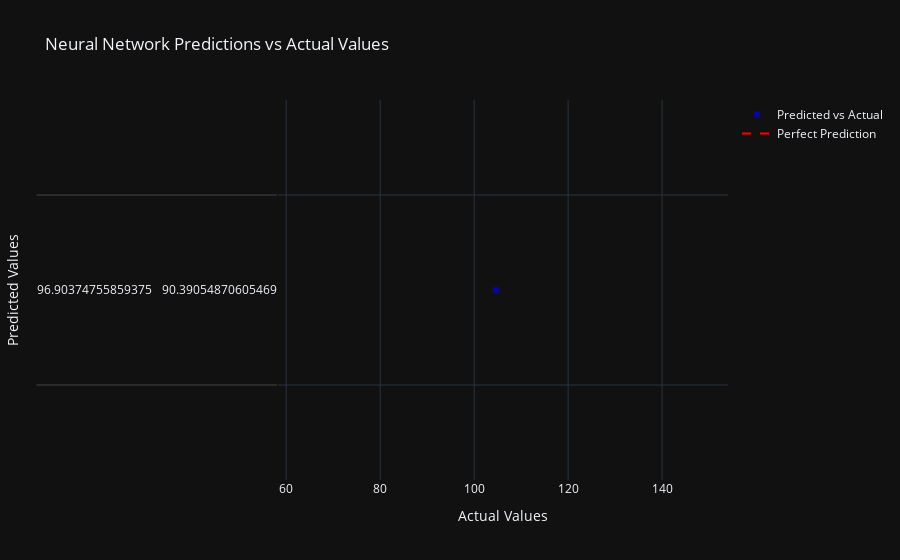
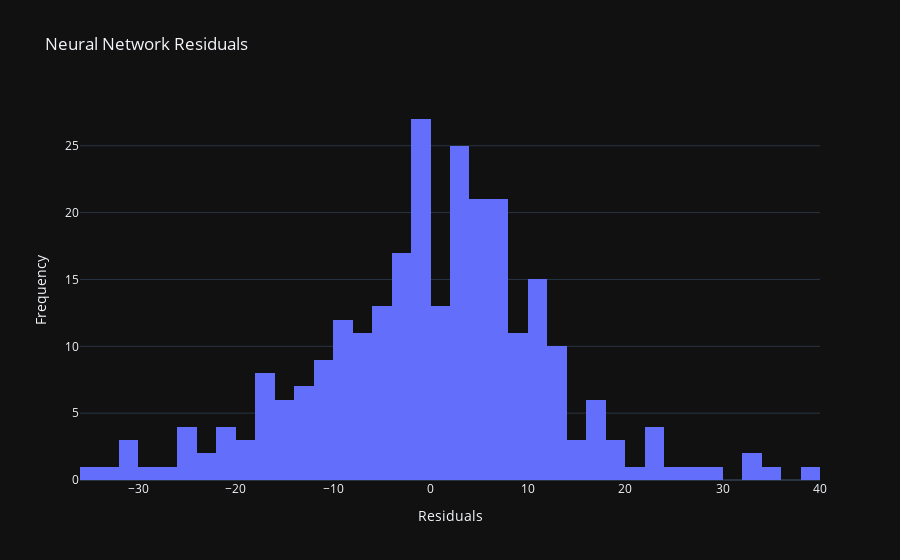

Notebook code for these charts, in order:
### Markdown cell above
### Neural Network Training (Thought could be impresive on the grounds of deep learning has not been seen yet)

### Code cell
# Normalize the data for Neural Network
scaler = StandardScaler()
X_scaled = scaler.fit_transform(X)

# Neural Network Model
nn_model = Sequential()
nn_model.add(Dense(64, input_dim=X_scaled.shape[1], activation='relu'))
nn_model.add(Dense(32, activation='relu'))
nn_model.add(Dense(1, activation='linear'))  # Regression problem, so output is linear

# Compile the model
nn_model.compile(optimizer=Adam(), loss='mean_squared_error')

# Train the model
nn_model.fit(X_scaled, y, epochs=125, batch_size=32, verbose=1)

# Predictions
nn_y_pred = nn_model.predict(X_scaled)

# Model evaluation
nn_rmse = mean_squared_error(y, nn_y_pred, squared=False)
nn_r2 = r2_score(y, nn_y_pred)

print(f"Neural Network RMSE: {nn_rmse}")
print(f"Neural Network R²: {nn_r2}")

# Visualization: Actual vs Predicted values using Plotly
fig = go.Figure()

# Add Scatter for Actual vs Predicted values
fig.add_trace(go.Scatter(x=y, y=nn_y_pred, mode='markers', name='Predicted vs Actual', 
                         marker=dict(color='blue', opacity=0.6, size=7)))

# Add Diagonal Line (perfect prediction line)
fig.add_trace(go.Scatter(x=[y.min(), y.max()], y=[y.min(), y.max()], mode='lines', 
                         name='Perfect Prediction', line=dict(color='red', dash='dash')))

# Update layout
fig.update_layout(title='Neural Network Predictions vs Actual Values',
                  xaxis_title='Actual Values',
                  yaxis_title='Predicted Values',
                  template='plotly_dark')

fig.show()

# Flatten predictions to 1D
nn_y_pred_flat = nn_y_pred.flatten()

# Residuals calculation
residuals_nn = y - nn_y_pred_flat

# Create the histogram of residuals
residuals_fig = go.Figure(data=[go.Histogram(x=residuals_nn, nbinsx=50, name='Residuals')])

# Update layout for residual plot
residuals_fig.update_layout(title='Neural Network Residuals',
                            xaxis_title='Residuals',
                            yaxis_title='Frequency',
                            template='plotly_dark')

residuals_fig.show()

### Figure 1 — Plotly figure (JSON) as saved in the notebook; plotly's stock layout.template omitted (floating-point values rounded to 4 significant figures; data arrays with more than 128 entries replaced by an {"elided": "..."} marker saying what was removed)
{"data": [{"marker": {"color": "blue", "opacity": 0.6, "size": 7}, "mode": "markers", "name": "Predicted vs Actual", "type": "scatter", "x": {"elided": "270 float values"}, "y": {"elided": "270x1 float values"}}, {"line": {"color": "red", "dash": "dash"}, "mode": "lines", "name": "Perfect Prediction", "type": "scatter", "x": [58.25, 154.0], "y": [58.25, 154.0]}], "layout": {"title": {"text": "Neural Network Predictions vs Actual Values"}, "xaxis": {"title": {"text": "Actual Values"}}, "yaxis": {"title": {"text": "Predicted Values"}}}}

### Figure 2 — Plotly figure (JSON) as saved in the notebook; plotly's stock layout.template omitted (floating-point values rounded to 4 significant figures; data arrays with more than 128 entries replaced by an {"elided": "..."} marker saying what was removed)
{"data": [{"name": "Residuals", "nbinsx": 50, "type": "histogram", "x": {"elided": "270 float values"}}], "layout": {"title": {"text": "Neural Network Residuals"}, "xaxis": {"title": {"text": "Residuals"}}, "yaxis": {"title": {"text": "Frequency"}}}}
